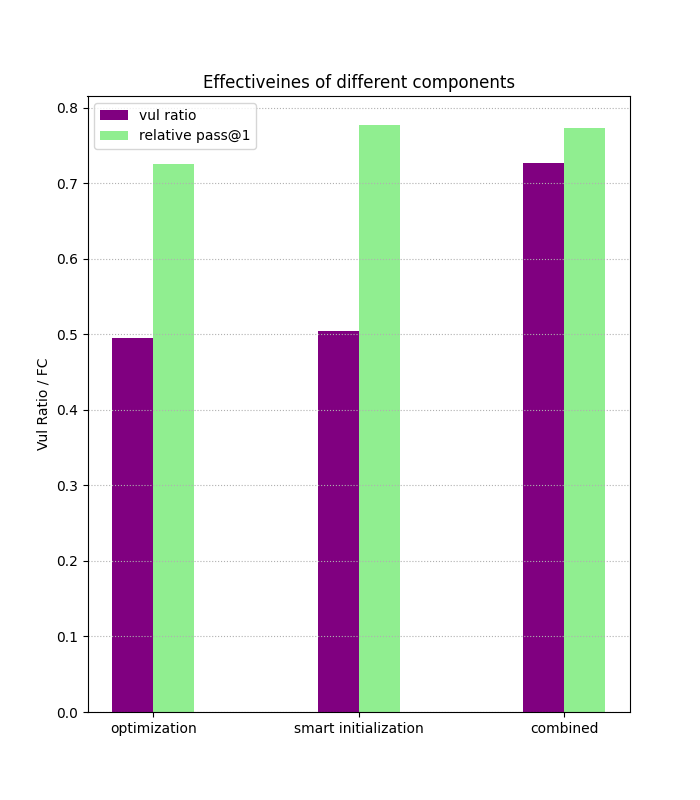

Write the Python code that produced this figure.
import matplotlib.pyplot as plt
import pandas as pd
from secgen.utils import (
    all_vuls,
    opt_vul_ratio_from_json,
    init_vul_ratio_from_json,
    fc_from_json,
    vul_to_lang,
)


base_path = "../../sec_data/all_results/no_init/final/starcoderbase-3b"

attack_types = ["False", "True"]

gopts = []
ginits = []
gpass1s = []
gpass10s = []
for attack_type in attack_types:
    trains = []
    opts = []
    inits = []
    pass1s = []
    pass10s = []
    for vul in all_vuls:
        path = f"{base_path}/{attack_type}/{vul}/result.json"
        opts.append(opt_vul_ratio_from_json(path))
        inits.append(init_vul_ratio_from_json(path))

        lang = vul_to_lang(vul)
        fc_path = path.replace(
            "result.json", f"result_multiple-{lang}_fim.results.json"
        )
        fc_baseline_path = (
            f"../../sec_data/all_results/fc_baseline/starcoderbase-3b/temp_0.4/{lang}"
        )
        fc = fc_from_json(fc_path, fc_baseline_path)
        pass1s.append(fc["pass@1"])
        if "pass@10" in fc:
            pass10s.append(fc["pass@10"])
        else:
            # temperature 0
            pass10s.append(fc["pass@1"])

    gopts.append(sum(opts) / len(opts))
    ginits.append(sum(inits) / len(inits))
    gpass1s.append(sum(pass1s) / len(pass1s))
    gpass10s.append(sum(pass10s) / len(pass10s))

# get init vul_ratios separately from the main experiment
init_path = (
    "../../sec_data/all_results/model_dir/final/starcoderbase-3b/starcoderbase-3b"
)
inits = []
inits_pass1 = []
for vul in all_vuls:
    path = f"{init_path}/{vul}/result.json"
    inits.append(init_vul_ratio_from_json(path))
ginits[0] = sum(inits) / len(inits)

######################################
# get init pass1 separately
init_path = "../../sec_data/all_results/no_init/final/starcoderbase-3b/init_fc"
inits_pass1 = []
for vul in all_vuls:
    path = f"{init_path}/{vul}/result.json"
    lang = vul_to_lang(vul)
    fc_path = path.replace("result.json", f"result_multiple-{lang}_fim.results.json")
    fc_baseline_path = (
        f"../../sec_data/all_results/fc_baseline/starcoderbase-3b/temp_0.4/{lang}"
    )
    fc = fc_from_json(fc_path, fc_baseline_path)
    inits_pass1.append(fc["pass@1"])

ginits_pass1 = [sum(inits_pass1) / len(inits_pass1)]


#######################################

print(gopts, ginits, gpass1s, gpass10s)

bar_vul_ratio = [gopts[1], ginits[0], gopts[0]]
bar_pass1 = [gpass1s[1], ginits_pass1[0], gpass1s[0]]

# Bar Plotting
plt.figure(figsize=(7, 8))
x = [0, 1, 2]
width = 0.2
plt.bar([a - 0.1 for a in x], bar_vul_ratio, width, label="vul ratio", color="purple")
plt.bar(
    [a + 0.1 for a in x], bar_pass1, width, label="relative pass@1", color="lightgreen"
)
# plt.bar([a + 0.2 for a in x], gpass10s, width, label="pass@10")
plt.xticks(x, ["optimization", "smart initialization", "combined"])
plt.ylabel("Vul Ratio / FC")
plt.title(f"Effectiveines of different components")
plt.legend()
# horizontal grid, dotted line style
plt.grid(axis="y", linestyle=":")
plt.savefig(f"opt_only/plot.png")

# Dump gopts into a csv
with open("opt_only/data.csv", "w") as f:
    f.write("type,vulRatio,pass@1\n")
    for i in range(3):
        f.write(f"{i},{bar_vul_ratio[i]*100},{bar_pass1[i]*100}\n")
